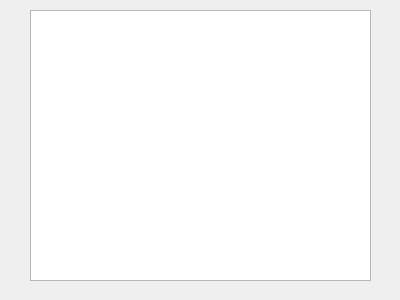
<?xml version="1.0" encoding="UTF-8"?>
<ui version="4.0">
 <class>FormDoc</class>
 <widget class="QWidget" name="FormDoc">
  <property name="geometry">
   <rect>
    <x>0</x>
    <y>0</y>
    <width>400</width>
    <height>300</height>
   </rect>
  </property>
  <property name="windowTitle">
   <string>Form</string>
  </property>
  <widget class="QPlainTextEdit" name="plainTextEdit">
   <property name="geometry">
    <rect>
     <x>30</x>
     <y>10</y>
     <width>341</width>
     <height>271</height>
    </rect>
   </property>
  </widget>
  <action name="actOpen">
   <property name="icon">
    <iconset resource="res.qrc">
     <normaloff>:/icons/images/122.bmp</normaloff>:/icons/images/122.bmp</iconset>
   </property>
   <property name="text">
    <string>打开</string>
   </property>
   <property name="menuRole">
    <enum>QAction::NoRole</enum>
   </property>
  </action>
  <action name="actCut">
   <property name="icon">
    <iconset resource="res.qrc">
     <normaloff>:/icons/images/200.bmp</normaloff>:/icons/images/200.bmp</iconset>
   </property>
   <property name="text">
    <string>剪切</string>
   </property>
   <property name="menuRole">
    <enum>QAction::NoRole</enum>
   </property>
  </action>
  <action name="actClose">
   <property name="icon">
    <iconset resource="res.qrc">
     <normaloff>:/icons/images/132.bmp</normaloff>:/icons/images/132.bmp</iconset>
   </property>
   <property name="text">
    <string>关闭</string>
   </property>
   <property name="menuRole">
    <enum>QAction::NoRole</enum>
   </property>
  </action>
  <action name="actCopy">
   <property name="icon">
    <iconset resource="res.qrc">
     <normaloff>:/icons/images/202.bmp</normaloff>:/icons/images/202.bmp</iconset>
   </property>
   <property name="text">
    <string>复制</string>
   </property>
   <property name="menuRole">
    <enum>QAction::NoRole</enum>
   </property>
  </action>
  <action name="actPaste">
   <property name="icon">
    <iconset resource="res.qrc">
     <normaloff>:/icons/images/204.bmp</normaloff>:/icons/images/204.bmp</iconset>
   </property>
   <property name="text">
    <string>粘贴</string>
   </property>
   <property name="menuRole">
    <enum>QAction::NoRole</enum>
   </property>
  </action>
  <action name="actFont">
   <property name="icon">
    <iconset resource="res.qrc">
     <normaloff>:/icons/images/506.bmp</normaloff>:/icons/images/506.bmp</iconset>
   </property>
   <property name="text">
    <string>字体</string>
   </property>
   <property name="menuRole">
    <enum>QAction::NoRole</enum>
   </property>
  </action>
  <action name="actUndo">
   <property name="icon">
    <iconset resource="res.qrc">
     <normaloff>:/icons/images/206.bmp</normaloff>:/icons/images/206.bmp</iconset>
   </property>
   <property name="text">
    <string>撤销</string>
   </property>
   <property name="menuRole">
    <enum>QAction::NoRole</enum>
   </property>
  </action>
  <action name="actRedo">
   <property name="icon">
    <iconset resource="res.qrc">
     <normaloff>:/icons/images/208.bmp</normaloff>:/icons/images/208.bmp</iconset>
   </property>
   <property name="text">
    <string>重复</string>
   </property>
   <property name="menuRole">
    <enum>QAction::NoRole</enum>
   </property>
  </action>
 </widget>
 <resources>
  <include location="res.qrc"/>
 </resources>
 <connections>
  <connection>
   <sender>actClose</sender>
   <signal>triggered()</signal>
   <receiver>FormDoc</receiver>
   <slot>close()</slot>
   <hints>
    <hint type="sourcelabel">
     <x>-1</x>
     <y>-1</y>
    </hint>
    <hint type="destinationlabel">
     <x>199</x>
     <y>149</y>
    </hint>
   </hints>
  </connection>
  <connection>
   <sender>actCopy</sender>
   <signal>triggered()</signal>
   <receiver>plainTextEdit</receiver>
   <slot>copy()</slot>
   <hints>
    <hint type="sourcelabel">
     <x>-1</x>
     <y>-1</y>
    </hint>
    <hint type="destinationlabel">
     <x>200</x>
     <y>145</y>
    </hint>
   </hints>
  </connection>
  <connection>
   <sender>actCut</sender>
   <signal>triggered()</signal>
   <receiver>plainTextEdit</receiver>
   <slot>cut()</slot>
   <hints>
    <hint type="sourcelabel">
     <x>-1</x>
     <y>-1</y>
    </hint>
    <hint type="destinationlabel">
     <x>200</x>
     <y>145</y>
    </hint>
   </hints>
  </connection>
  <connection>
   <sender>actPaste</sender>
   <signal>triggered()</signal>
   <receiver>plainTextEdit</receiver>
   <slot>paste()</slot>
   <hints>
    <hint type="sourcelabel">
     <x>-1</x>
     <y>-1</y>
    </hint>
    <hint type="destinationlabel">
     <x>200</x>
     <y>145</y>
    </hint>
   </hints>
  </connection>
  <connection>
   <sender>actRedo</sender>
   <signal>triggered()</signal>
   <receiver>plainTextEdit</receiver>
   <slot>redo()</slot>
   <hints>
    <hint type="sourcelabel">
     <x>-1</x>
     <y>-1</y>
    </hint>
    <hint type="destinationlabel">
     <x>200</x>
     <y>145</y>
    </hint>
   </hints>
  </connection>
  <connection>
   <sender>actUndo</sender>
   <signal>triggered()</signal>
   <receiver>plainTextEdit</receiver>
   <slot>undo()</slot>
   <hints>
    <hint type="sourcelabel">
     <x>-1</x>
     <y>-1</y>
    </hint>
    <hint type="destinationlabel">
     <x>200</x>
     <y>145</y>
    </hint>
   </hints>
  </connection>
 </connections>
</ui>
